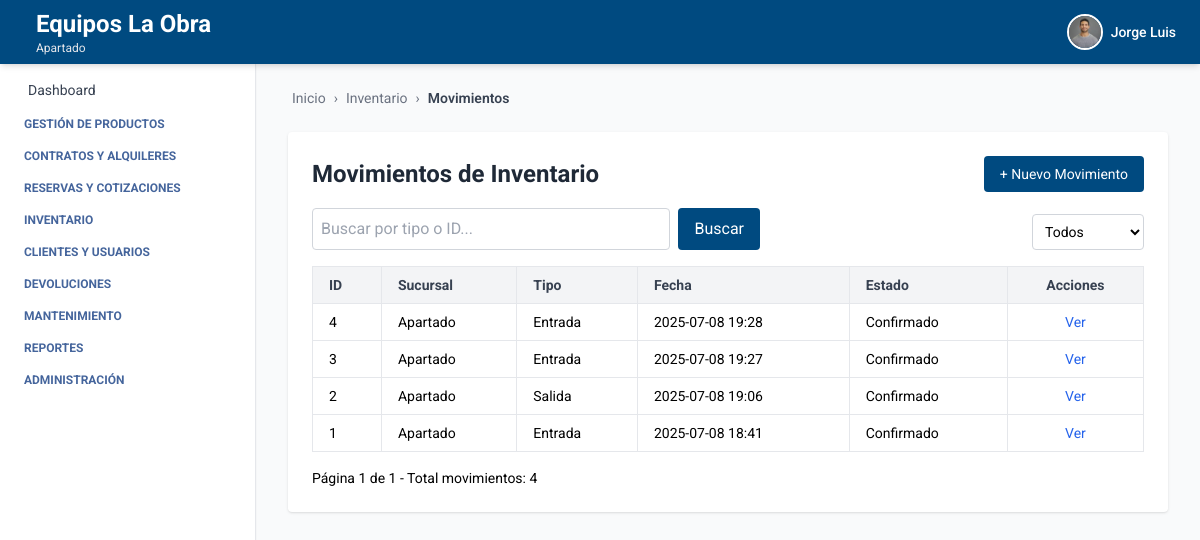
Before: /inventario/movimientos/ (signed in) with the older database file.
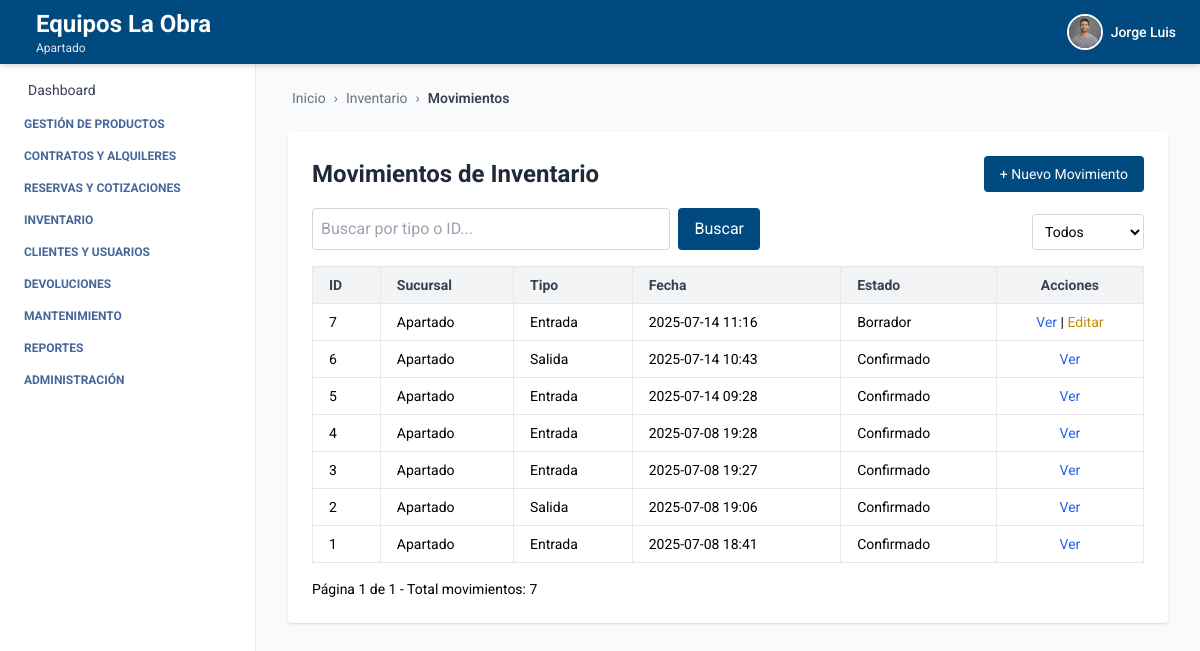
After: the same page with the newer database file.
### autenticacion/models.py (models this page shows, shortened)
class Usuario(AbstractUser):
    telefono = models.CharField(max_length=20, blank=True, null=True)
    empresa = models.ForeignKey(Empresa, on_delete=models.SET_NULL, null=True, blank=True)
    sucursal = models.ForeignKey(Sucursal, on_delete=models.SET_NULL, null=True, blank=True)
    rol = models.ForeignKey(Rol, on_delete=models.SET_NULL, null=True, blank=True)
    ESTADOS = [
        ("activo", "Activo"),
        ("inactivo", "Inactivo"),
    ]
    estado = models.CharField(max_length=10, choices=ESTADOS, default="activo")
    foto_perfil = models.ImageField(upload_to='usuarios/img/', blank=True, null=True)
    groups = models.ManyToManyField(
        Group,
        related_name='usuarios',  # Evita conflicto con 'user_set'
        blank=True,
        help_text='The groups this user belongs to.',
        verbose_name='groups'
    )
    user_permissions = models.ManyToManyField(
        Permission,
        related_name='usuarios',  # Evita conflicto con 'user_set'
        blank=True,
        help_text='Specific permissions for this user.',
        verbose_name='user permissions'
    )

### empresa/models.py (models this page shows, shortened)
class Empresa(models.Model):
    ESTADOS = [
        ("activo", "Activo"),
        ("inactivo", "Inactivo"),
    ]
    nombre = models.CharField(max_length=100)
    nit = models.CharField(max_length=50, unique=True)
    ciudad = models.CharField(max_length=100, blank=True, null=True)
    direccion = models.CharField(max_length=255, blank=True, null=True)
    departamento = models.CharField(max_length=100, blank=True, null=True)
    telefono = models.CharField(max_length=20, blank=True, null=True)
    estado = models.CharField(max_length=20, choices=ESTADOS, default="activo")
    logo = models.ImageField(upload_to='empresas/img/', blank=True, null=True)

class Sucursal(models.Model):
    ESTADOS = [
        ("activo", "Activo"),
        ("inactivo", "Inactivo"),
    ]
    empresa = models.ForeignKey(Empresa, related_name='sucursales', on_delete=models.CASCADE)
    nombre = models.CharField(max_length=100)
    ciudad = models.CharField(max_length=100)
    direccion = models.CharField(max_length=255)
    departamento = models.CharField(max_length=100, blank=True, null=True)
    telefono = models.CharField(max_length=20, blank=True, null=True)
    estado = models.CharField(max_length=20, choices=ESTADOS, default="activo")

### inventario/models.py (models this page shows, shortened)
class MovimientoInventario(models.Model):
    TIPOS = [
        ('entrada', 'Entrada'),
        ('salida', 'Salida'),
        ('devolucion', 'Devolución'),
        ('ajuste', 'Ajuste manual'),
    ]
    ESTADOS = [
        ('borrador', 'Borrador'),
        ('confirmado', 'Confirmado'),
        ('anulado', 'Anulado'),
    ]
    sucursal = models.ForeignKey(Sucursal, on_delete=models.CASCADE)
    tipo = models.CharField(max_length=20, choices=TIPOS)
    fecha = models.DateTimeField(auto_now_add=True)
    observacion = models.TextField(blank=True)
    cliente = models.ForeignKey(Cliente, on_delete=models.SET_NULL, null=True, blank=True)
    proveedor = models.ForeignKey(Proveedor, on_delete=models.SET_NULL, null=True, blank=True)
    estado = models.CharField(max_length=20, choices=ESTADOS, default='borrador')
    created_by = models.ForeignKey(settings.AUTH_USER_MODEL, on_delete=models.SET_NULL, null=True, blank=True, related_name='movimientos_creados_por')
    updated_by = models.ForeignKey(settings.AUTH_USER_MODEL, on_delete=models.SET_NULL, null=True, blank=True, related_name='movimientos_actualizados_por')
    updated_at = models.DateTimeField(auto_now=True)
    class Meta:
        ordering = ['-fecha']
        verbose_name = 'Movimiento de Inventario'
        verbose_name_plural = 'Movimientos de Inventario'

### inventario/views_movimiento.py (the view)
# urls.py: path('movimientos/', movimiento_list, name='movimiento_list'),
@login_required
def movimiento_list(request):
    query = request.GET.get('q', '').strip()
    estado_filtro = request.GET.get('estado', '').strip()
    movimientos_qs = MovimientoInventario.objects.filter(
        sucursal=request.user.sucursal)
    if query:
        movimientos_qs = movimientos_qs.filter(
            Q(id__icontains=query) |
            Q(tipo__icontains=query)
        )
    if estado_filtro:
        movimientos_qs = movimientos_qs.filter(estado=estado_filtro)
    movimientos_qs = movimientos_qs.order_by('-fecha')
    paginator = Paginator(movimientos_qs, 10)
    page_number = request.GET.get('page')
    movimientos = paginator.get_page(page_number)
    total_movimientos = f"Total movimientos: {movimientos_qs.count()}"
    context = {
        'movimientos': movimientos,
        'query': query,
        'estado_filtro': estado_filtro,
        'total_movimientos': total_movimientos,
        'breadcrumb_items': [
            ('Inventario', '/inventario/stock/'),
            ('Movimientos', None)
        ]
    }
    return render(request, 'movimiento_list.html', context)

### inventario/templates/movimiento_list.html (shortened to what this page needs)
{% extends 'index.html' %}
{% block breadcrumb %}
  {% include 'breadcrumb.html' with home='/' breadcrumbs=breadcrumb_items %}
{% endblock %}
{% block content %}
<div class="max-w-6xl mx-auto mt-6 bg-white p-6 rounded shadow">
  <div class="flex justify-between items-center mb-4">
    <h2 class="text-2xl font-bold text-gray-800">Movimientos de Inventario</h2>
    <a href="{% url 'crear_movimiento' %}" class="bg-[var(--primary-color)] text-white px-4 py-2 rounded hover:bg-blue-700 transition text-sm">
      + Nuevo Movimiento
    </a>
  </div>
  <form method="get" class="mb-4 flex justify-between items-end gap-2">
    <div class="flex gap-2 w-full max-w-md">
      <input type="text" name="q" value="{{ query }}" placeholder="Buscar por tipo o ID..." class="p-2 border border-gray-300 rounded w-full" />
      <button type="submit" class="bg-[var(--primary-color)] text-white px-4 py-2 rounded">Buscar</button>
    </div>
    <div class="flex items-end gap-2">
      <select name="estado" class="p-2 border border-gray-300 rounded text-sm bg-white">
        <option value="">Todos</option>
      </select>
    </div>
  </form>
  <table class="min-w-full border border-gray-200 text-sm">
    <thead class="bg-gray-100 text-gray-700">
      <tr>
        <th class="px-4 py-2 border text-left">ID</th>
        <th class="px-4 py-2 border text-left">Sucursal</th>
        <th class="px-4 py-2 border text-left">Tipo</th>
        <th class="px-4 py-2 border text-left">Fecha</th>
        <th class="px-4 py-2 border text-left">Estado</th>
        <th class="px-4 py-2 border text-center">Acciones</th>
      </tr>
    </thead>
    <tbody>
      {% for m in movimientos %}
      <tr class="border-b hover:bg-gray-50">
        <td class="px-4 py-2 border">{{ m.id }}</td>
        <td class="px-4 py-2 border">{{ m.sucursal.nombre }}</td>
        <td class="px-4 py-2 border">{{ m.get_tipo_display }}</td>
        <td class="px-4 py-2 border">{{ m.fecha|date:"Y-m-d H:i" }}</td>
        <td class="px-4 py-2 border">{{ m.estado|title }}</td>
        <td class="px-4 py-2 border text-center">
          <a href="{% url 'ver_movimiento' m.id %}" class="text-blue-600 hover:underline text-sm">Ver</a>
          {% if m.estado != 'confirmado' %}
            | <a href="{% url 'editar_movimiento' m.id %}" class="text-yellow-600 hover:underline text-sm">Editar</a>
          {% endif %}
        </td>
      </tr>
      {% empty %}
      <tr>
        <td colspan="6" class="text-center py-4 text-gray-500">No hay movimientos registrados.</td>
      </tr>
      {% endfor %}
    </tbody>
  </table>
  <div class="mt-4 flex justify-between items-center text-sm">
    <div>
      Página {{ movimientos.number }} de {{ movimientos.paginator.num_pages }} - {{ total_movimientos }}
    </div>
  </div>
</div>
{% endblock %}

### core/templates/index.html (shortened to what this page needs)
<!DOCTYPE html>
<html lang="es">
  <head>
    <script src="https://cdn.tailwindcss.com"></script>
  </head>
  <body class="bg-gray-50 min-h-screen">
    {% include 'header.html' %}
    <aside class="fixed top-16 left-0 w-64 bg-white h-[calc(100vh-4rem)] overflow-y-auto border-r shadow-sm hidden sm:block">
      {% include 'navbar.html' %}
    </aside>
    <div class="ml-64 pt-14 min-h-screen">
      <main class="p-8">
        {% block breadcrumb %}{% endblock %}
        {% block content %}{% endblock %}
      </main>
    </div>
  </body>
</html>

### core/templates/header.html (shortened to what this page needs)
<header class="bg-[var(--primary-color)] shadow-md w-full h-16 flex items-center px-6 justify-between fixed top-0 left-0 z-10">
  <h1 class="text-white flex items-center gap-3 leading-tight">
    <div class="leading-tight">
  {% if request.user.is_authenticated %}
    {% if request.user.empresa %}
      <span class="text-xl sm:text-2xl font-bold block">
        {{ request.user.empresa.nombre }}
      </span>
    {% endif %}
    {% if request.user.sucursal %}
      <span class="text-xs text-gray-200 block">
        {{ request.user.sucursal.nombre }}
      </span>
    {% endif %}
  {% else %}
    <span class="text-xl text-gray-200 block">Gestión inteligente de Equipos</span>
  {% endif %}
</div>
  </h1>
  {% if request.user.is_authenticated %}
  <div x-data="{ open: false }" class="relative flex items-center space-x-3 cursor-pointer" @click.away="open = false">
    <button @click="open = !open" class="flex items-center space-x-2 focus:outline-none">
      {% if request.user.foto_perfil %}
        <img src="{{ request.user.foto_perfil.url }}" alt="Perfil" class="w-9 h-9 rounded-full object-cover border-2 border-white" />
      {% else %}
        <div class="w-9 h-9 rounded-full bg-white text-[var(--primary-color)] flex items-center justify-center font-bold text-sm">
          {{ request.user.first_name|first }}{{ request.user.last_name|first }}
        </div>
      {% endif %}
      <span class="text-white hidden sm:block text-sm font-medium">{{ request.user.first_name }}</span>
    </button>
  </div>
  {% endif %}
</header>

### core/templates/navbar.html (shortened to what this page needs)
<nav class="p-4 text-sm space-y-4">
  <ul class="space-y-4">
    <li>
      <a href="#" class="flex items-center gap-3 text-gray-700 hover:text-[var(--primary-color)] transition">
        Dashboard
      </a>
    </li>
  </ul>
  <details id="menu-productos" class="menu-toggle group">
    <summary class="cursor-pointer text-[var(--text-aside-color)] uppercase text-xs font-bold flex items-center gap-2">
       Gestión de productos
    </summary>
  </details>
  <details id="menu-alquileres" class="menu-toggle group">
    <summary class="cursor-pointer text-[var(--text-aside-color)] uppercase text-xs font-bold flex items-center gap-2">
       Contratos y alquileres
    </summary>
  </details>
  <details id="menu-cotizaciones" class="menu-toggle group">
    <summary class="cursor-pointer text-[var(--text-aside-color)] uppercase text-xs font-bold flex items-center gap-2">
       Reservas y cotizaciones
    </summary>
  </details>
  <details id="menu-inventario" class="menu-toggle group">
    <summary class="cursor-pointer text-[var(--text-aside-color)] uppercase text-xs font-bold flex items-center gap-2">
       Inventario
    </summary>
  </details>
  <details id="menu-clientes" class="menu-toggle group">
    <summary class="cursor-pointer text-[var(--text-aside-color)] uppercase text-xs font-bold flex items-center gap-2">
       Clientes y usuarios
    </summary>
  </details>
  <details id="menu-devoluciones" class="menu-toggle group">
    <summary class="cursor-pointer text-[var(--text-aside-color)] uppercase text-xs font-bold flex items-center gap-2">
       Devoluciones
    </summary>
  </details>
  <details id="menu-mantenimiento" class="menu-toggle group">
    <summary class="cursor-pointer text-[var(--text-aside-color)] uppercase text-xs font-bold flex items-center gap-2">
       Mantenimiento
    </summary>
  </details>
  <details id="menu-reportes" class="menu-toggle group">
    <summary class="cursor-pointer text-[var(--text-aside-color)] uppercase text-xs font-bold flex items-center gap-2">
       Reportes
    </summary>
  </details>
  <details id="menu-admin" class="menu-toggle group">
    <summary class="cursor-pointer text-[var(--text-aside-color)] uppercase text-xs font-bold flex items-center gap-2">
       Administración
    </summary>
  </details>
</nav>

### core/templates/breadcrumb.html (shortened to what this page needs)
<nav class="text-sm text-gray-500 mb-4 flex items-center gap-1">
    {% if home %}
      <a href="{{ home }}" class="hover:text-[var(--primary-color)] flex items-center gap-1">
         Inicio
      </a>
      <span class="mx-1">›</span>
    {% endif %}
    {% for label, url in breadcrumbs %}
      {% if url %}
        <a href="{{ url }}" class="hover:text-[var(--primary-color)]">{{ label }}</a>
        <span class="mx-1">›</span>
      {% else %}
        <span class="text-gray-700 font-semibold">{{ label }}</span>
      {% endif %}
    {% endfor %}
  </nav>

### core/templates/index.html (style rules this page uses)
:root { --primary-color: #004a80; --text-aside-color: rgb(69, 101, 156); }
body { font-family: 'Roboto', sans-serif; }

Changed rows visible on the page:
added MovimientoInventario: id "7", sucursal.nombre "Apartado", tipo "Entrada", fecha "2025-07-14 11:16", estado "Borrador", shows "Editar"
added MovimientoInventario: id "6", sucursal.nombre "Apartado", tipo "Salida", fecha "2025-07-14 10:43", estado "Confirmado"
added MovimientoInventario: id "5", sucursal.nombre "Apartado", tipo "Entrada", fecha "2025-07-14 09:28", estado "Confirmado"
Other visible differences:
{{ total_movimientos }}: "Total movimientos: 4" → "Total movimientos: 7"
